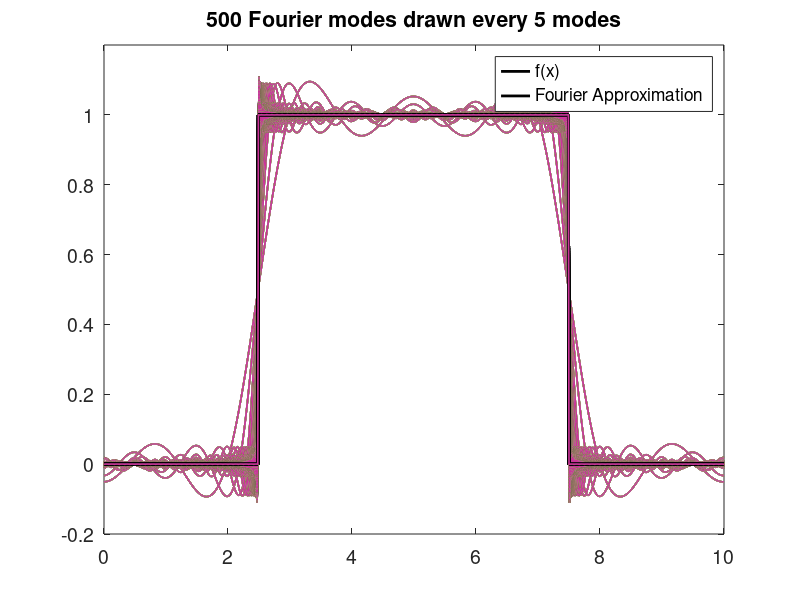
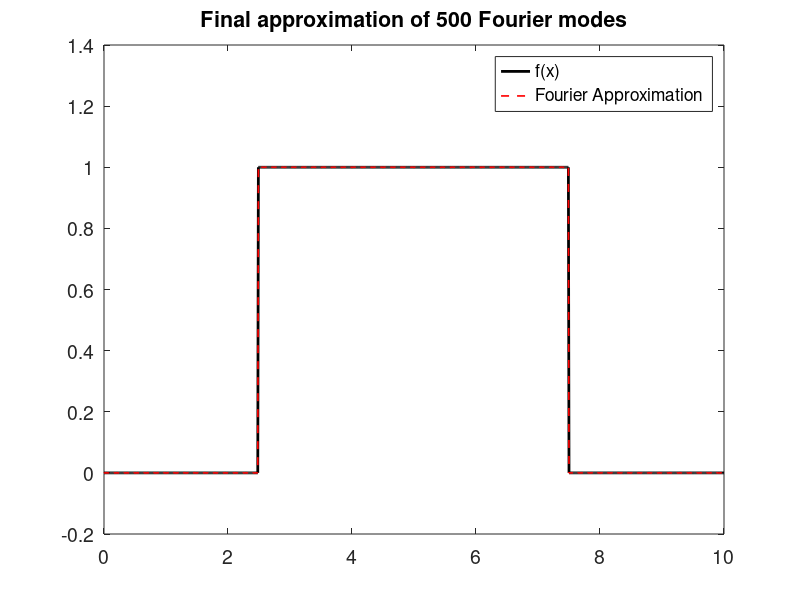

Write MATLAB code to recreate these figures, in order.
%% Fourier series approximation of 1 cycle square wave function
clear all, close all, clc

% Setup
dx = 0.01;                          % sample rate
L = 10;                             % length of sample
x = 0:dx:L;                         % x vector
n = length(x);                      % sampling points

% Generate Square Wave, 1 cycle
nquart = floor(n/4);                
f = zeros(size(x));
f(nquart:3*nquart) = 1;

% Compute Fourier coefficients
A0 = sum(f.*ones(size(x)))*dx*2/L;
fFS = A0/2;

fModes = 500;
drawInterval = 0.01*fModes;
C = {'k','b','r','g','y',[.5 .6 .7],[.8 .2 .6]}; % Cell array of colros.

figure(1)
set(gcf,'Position',[600 500 1800 1200])
plot(x,f,'k','LineWidth',2), hold on
xlim([0 L])
ylim([-0.2 1.2])

pause(3)

for k=1:fModes
    Ak = sum(f.*cos(2*pi*k*x/L))*dx*2/L;
    Bk = sum(f.*sin(2*pi*k*x/L))*dx*2/L;
    fFS = fFS + Ak*cos(2*k*pi*x/L) + Bk*sin(2*k*pi*x/L);
    if rem(k,drawInterval) == 0               % draw every xth Fourier mode
        for ii=1:length(C)
            plot(x,f,'k','LineWidth',2), hold on
            plot(x,fFS,'color',C{ii},'LineWidth',1.2)
            drawnow
            pause(0.03)
            ii = ii+1;
        end
    title(sprintf('Mode %i of %i', k,fModes)),set(gca,'FontSize',14)
    end
end

legend('f(x)','Fourier Approximation'), set(gca,'FontSize',14)
title(sprintf('%i Fourier modes drawn every %i modes', fModes,drawInterval))

figure(2)
plot(x,f,'k','LineWidth',2), hold on
plot(x,fFS,'r--','LineWidth',1.2)
legend('f(x)','Fourier Approximation'), set(gca,'FontSize',14)
title(sprintf('Final approximation of %i Fourier modes', fModes))

%%
for i=1:2
    fig = figure(i);
    fig = sprintf('images/fouriermodes_%s_every_%s_modes_%i',int2str(fModes),int2str(drawInterval),i);
    print(fig,'-dpng')
end
%RKautoArrangeFigures(2,2,1,5)